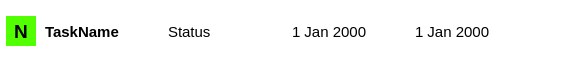
<?xml version="1.0" encoding="UTF-8"?>
<ui version="4.0">
 <class>TaskItemWidget</class>
 <widget class="QWidget" name="TaskItemWidget">
  <property name="enabled">
   <bool>true</bool>
  </property>
  <property name="geometry">
   <rect>
    <x>0</x>
    <y>0</y>
    <width>568</width>
    <height>60</height>
   </rect>
  </property>
  <property name="sizePolicy">
   <sizepolicy hsizetype="Expanding" vsizetype="Fixed">
    <horstretch>0</horstretch>
    <verstretch>0</verstretch>
   </sizepolicy>
  </property>
  <property name="minimumSize">
   <size>
    <width>568</width>
    <height>60</height>
   </size>
  </property>
  <property name="maximumSize">
   <size>
    <width>16777215</width>
    <height>60</height>
   </size>
  </property>
  <property name="font">
   <font>
    <strikeout>false</strikeout>
   </font>
  </property>
  <property name="windowTitle">
   <string>Form</string>
  </property>
  <property name="styleSheet">
   <string notr="true">background-color: rgb(255, 255, 255);
border-radius: 0px;</string>
  </property>
  <layout class="QVBoxLayout" name="verticalLayout">
   <property name="spacing">
    <number>0</number>
   </property>
   <property name="leftMargin">
    <number>3</number>
   </property>
   <property name="topMargin">
    <number>0</number>
   </property>
   <property name="rightMargin">
    <number>3</number>
   </property>
   <property name="bottomMargin">
    <number>0</number>
   </property>
   <item>
    <widget class="QWidget" name="widget" native="true">
     <property name="minimumSize">
      <size>
       <width>0</width>
       <height>50</height>
      </size>
     </property>
     <property name="maximumSize">
      <size>
       <width>16777215</width>
       <height>50</height>
      </size>
     </property>
     <layout class="QHBoxLayout" name="horizontalLayout">
      <property name="spacing">
       <number>9</number>
      </property>
      <property name="leftMargin">
       <number>3</number>
      </property>
      <property name="topMargin">
       <number>3</number>
      </property>
      <property name="rightMargin">
       <number>0</number>
      </property>
      <property name="bottomMargin">
       <number>0</number>
      </property>
      <item>
       <widget class="QLabel" name="icon">
        <property name="sizePolicy">
         <sizepolicy hsizetype="Fixed" vsizetype="Fixed">
          <horstretch>0</horstretch>
          <verstretch>0</verstretch>
         </sizepolicy>
        </property>
        <property name="minimumSize">
         <size>
          <width>30</width>
          <height>30</height>
         </size>
        </property>
        <property name="maximumSize">
         <size>
          <width>30</width>
          <height>30</height>
         </size>
        </property>
        <property name="font">
         <font>
          <pointsize>14</pointsize>
          <weight>75</weight>
          <bold>true</bold>
          <strikeout>false</strikeout>
         </font>
        </property>
        <property name="layoutDirection">
         <enum>Qt::RightToLeft</enum>
        </property>
        <property name="autoFillBackground">
         <bool>false</bool>
        </property>
        <property name="styleSheet">
         <string notr="true">background-color: rgb(81, 255, 0);
</string>
        </property>
        <property name="frameShadow">
         <enum>QFrame::Plain</enum>
        </property>
        <property name="text">
         <string>N</string>
        </property>
        <property name="textFormat">
         <enum>Qt::AutoText</enum>
        </property>
        <property name="alignment">
         <set>Qt::AlignCenter</set>
        </property>
       </widget>
      </item>
      <item>
       <widget class="QLabel" name="taskName">
        <property name="sizePolicy">
         <sizepolicy hsizetype="Expanding" vsizetype="Expanding">
          <horstretch>0</horstretch>
          <verstretch>0</verstretch>
         </sizepolicy>
        </property>
        <property name="font">
         <font>
          <pointsize>11</pointsize>
          <weight>75</weight>
          <bold>true</bold>
          <strikeout>false</strikeout>
         </font>
        </property>
        <property name="styleSheet">
         <string notr="true">background: transparent;</string>
        </property>
        <property name="text">
         <string>TaskName</string>
        </property>
       </widget>
      </item>
      <item>
       <widget class="QLabel" name="status">
        <property name="sizePolicy">
         <sizepolicy hsizetype="Expanding" vsizetype="Expanding">
          <horstretch>0</horstretch>
          <verstretch>0</verstretch>
         </sizepolicy>
        </property>
        <property name="font">
         <font>
          <pointsize>11</pointsize>
          <strikeout>false</strikeout>
         </font>
        </property>
        <property name="styleSheet">
         <string notr="true">background: transparent;</string>
        </property>
        <property name="text">
         <string>Status</string>
        </property>
       </widget>
      </item>
      <item>
       <widget class="QDateEdit" name="startDate">
        <property name="enabled">
         <bool>true</bool>
        </property>
        <property name="sizePolicy">
         <sizepolicy hsizetype="Expanding" vsizetype="Expanding">
          <horstretch>0</horstretch>
          <verstretch>0</verstretch>
         </sizepolicy>
        </property>
        <property name="font">
         <font>
          <pointsize>11</pointsize>
          <underline>false</underline>
          <strikeout>false</strikeout>
         </font>
        </property>
        <property name="autoFillBackground">
         <bool>true</bool>
        </property>
        <property name="styleSheet">
         <string notr="true">background: transparent;</string>
        </property>
        <property name="wrapping">
         <bool>false</bool>
        </property>
        <property name="frame">
         <bool>false</bool>
        </property>
        <property name="readOnly">
         <bool>true</bool>
        </property>
        <property name="buttonSymbols">
         <enum>QAbstractSpinBox::NoButtons</enum>
        </property>
        <property name="keyboardTracking">
         <bool>true</bool>
        </property>
       </widget>
      </item>
      <item>
       <widget class="QDateEdit" name="endDate">
        <property name="sizePolicy">
         <sizepolicy hsizetype="Expanding" vsizetype="Expanding">
          <horstretch>0</horstretch>
          <verstretch>0</verstretch>
         </sizepolicy>
        </property>
        <property name="minimumSize">
         <size>
          <width>100</width>
          <height>0</height>
         </size>
        </property>
        <property name="maximumSize">
         <size>
          <width>16777215</width>
          <height>16777215</height>
         </size>
        </property>
        <property name="font">
         <font>
          <pointsize>11</pointsize>
          <underline>false</underline>
          <strikeout>false</strikeout>
         </font>
        </property>
        <property name="focusPolicy">
         <enum>Qt::NoFocus</enum>
        </property>
        <property name="styleSheet">
         <string notr="true">background: transparent;</string>
        </property>
        <property name="frame">
         <bool>false</bool>
        </property>
        <property name="readOnly">
         <bool>true</bool>
        </property>
        <property name="buttonSymbols">
         <enum>QAbstractSpinBox::NoButtons</enum>
        </property>
        <property name="keyboardTracking">
         <bool>false</bool>
        </property>
       </widget>
      </item>
      <item>
       <widget class="QPushButton" name="deleteBtn">
        <property name="sizePolicy">
         <sizepolicy hsizetype="Expanding" vsizetype="Expanding">
          <horstretch>0</horstretch>
          <verstretch>0</verstretch>
         </sizepolicy>
        </property>
        <property name="maximumSize">
         <size>
          <width>30</width>
          <height>300000</height>
         </size>
        </property>
        <property name="text">
         <string/>
        </property>
        <property name="icon">
         <iconset resource="../icons.qrc">
          <normaloff>:/icons/assets/delete.png</normaloff>:/icons/assets/delete.png</iconset>
        </property>
        <property name="flat">
         <bool>true</bool>
        </property>
       </widget>
      </item>
     </layout>
    </widget>
   </item>
  </layout>
 </widget>
 <resources>
  <include location="../icons.qrc"/>
 </resources>
 <connections/>
</ui>
